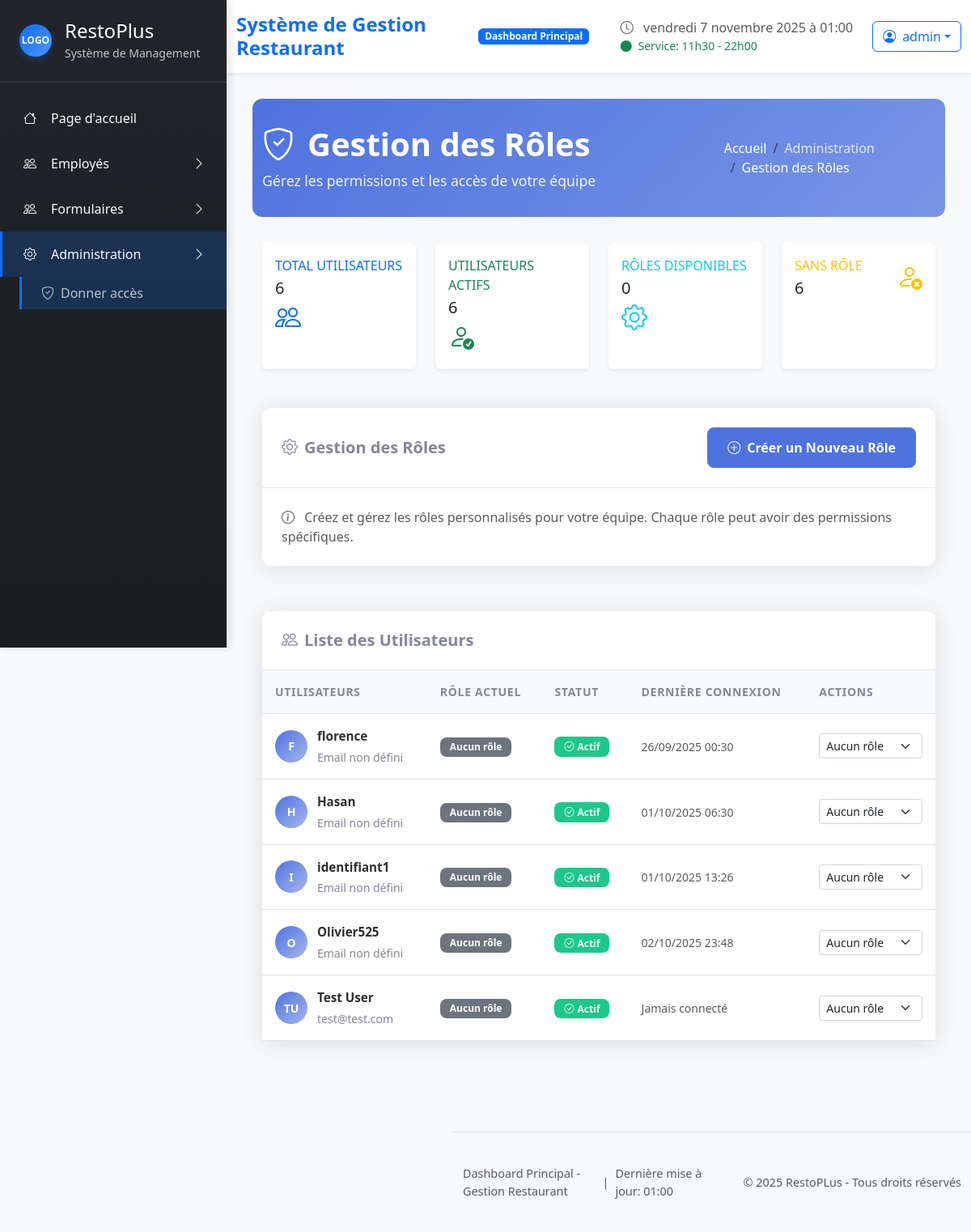
The page /admin-dashboard/ (signed in) on the database as committed earlier.
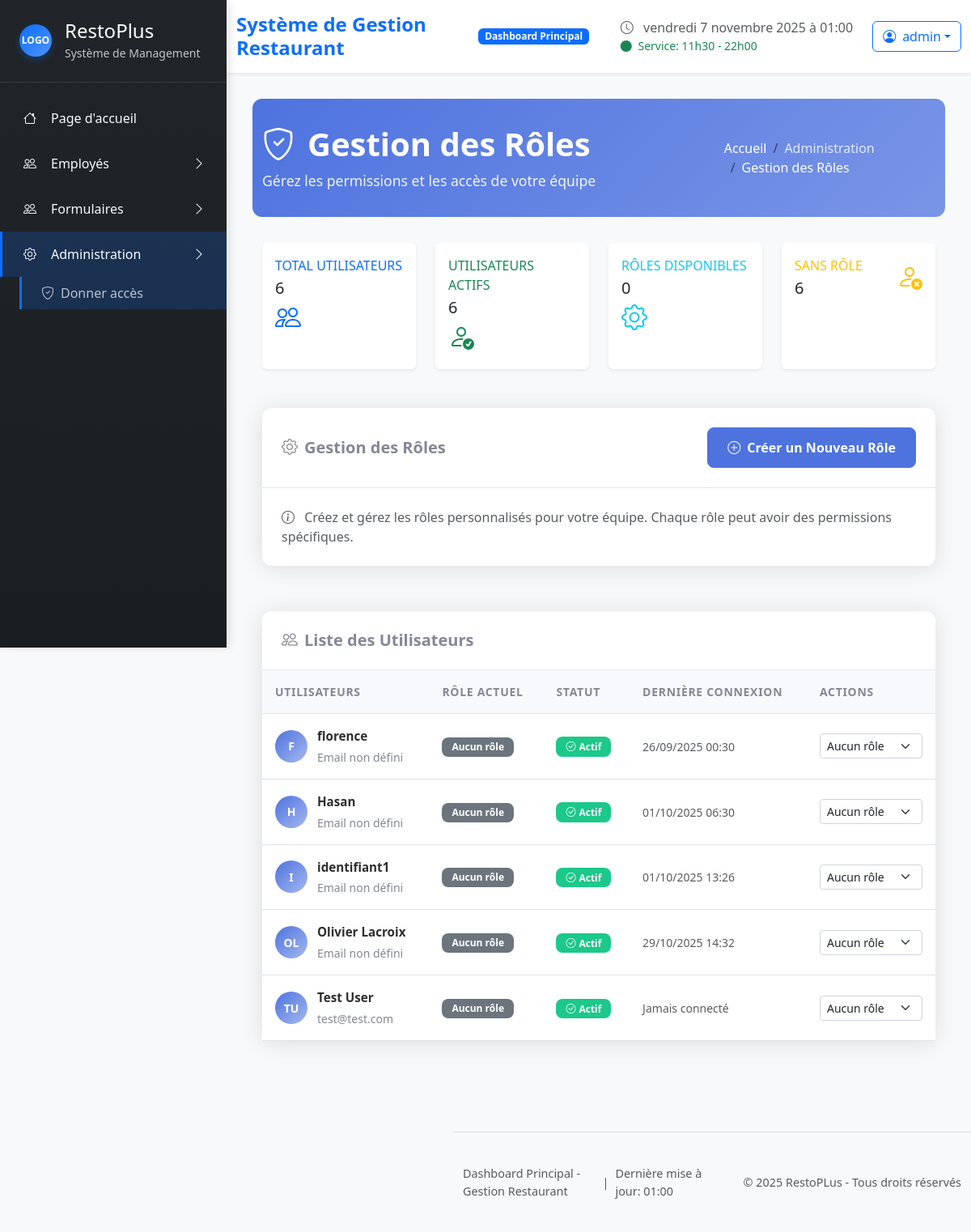
The same page on the database as committed later.
### restoplus/models.py (models this page shows, shortened)
class User(AbstractUser):
    class AvailabilityStatus(models.TextChoices):
        NOT_FILLED = "not_filled", "Non remplie"
        PENDING    = "pending",    "En attente"
        FILLED     = "filled",     "Remplie"
    availability_status = models.CharField(
        max_length=20,
        choices=AvailabilityStatus.choices,
        default=AvailabilityStatus.NOT_FILLED,
        verbose_name="Statut des disponibilités"
        )
    first_name = models.CharField(max_length=150, blank=True, verbose_name="Prénom")
    last_name = models.CharField(max_length=150, blank=True, verbose_name="Nom de famille")
    poste = models.CharField(max_length=100, blank=True, verbose_name="Poste")
    mobile = models.CharField(max_length=20,blank=True,validators=[phone_validator], verbose_name="Téléphone")
    email = models.CharField(
        max_length=254,
        blank=True,
        verbose_name="Courriel",
        validators=[email_validator]
    )
    is_manager = models.BooleanField(default=False)
    role = models.ForeignKey(Role, on_delete=models.SET_NULL, null=True, blank=True)
    def has_permission(self, permission):
        if self.is_superuser:
            return True
        if not self.role:
            return False
        return getattr(self.role, permission, False)

### restoplus/views.py (the view)
# urls.py: path('admin-dashboard/', views.admin_dashboard, name='admin_dashboard'),
def admin_dashboard(request):
    if not request.user.has_permission('can_manage_users'):
        return render(request, 'restoplus/403.html', status=403)
    users = User.objects.exclude(id=request.user.id).select_related('role')
    all_users = User.objects.all().select_related('role')  # Pour les statistiques générales
    roles = Role.objects.all()
    users_without_role = all_users.filter(role__isnull=True)
    active_users = all_users.filter(is_active=True)
    context = {
    'title': 'Tableau de bord administrateur',
    'users' : users,  # Utilisateurs sans l'utilisateur connecté
    'roles' : roles,
    'users_without_role_count': users_without_role.count(),
    'active_users_count': active_users.count(),
    'total_users_count': all_users.count(),  # Nombre total pour les statistiques
    }
    return render(request, "restoplus/admin_dashboard.html", context)

### restoplus/templates/restoplus/admin_dashboard.html (shortened to what the changed rows need)
{% extends "restoplus/base.html" %}
{% load static %}
{% block content %}
<div class="admin-dashboard">
  <div class="admin-dashboard__header">
    <div class="container-fluid">
      <div class="row align-items-center">
        <div class="col-md-8">
          <h1><i class="bi bi-shield-check me-3"></i>Gestion des Rôles</h1>
        </div>
      </div>
    </div>
  </div>
  <div class="container-fluid">
    <div class="admin-dashboard__card">
      <div class="card-body p-0">
        {% if users %}
        <div class="table-responsive">
          <table class="table admin-dashboard__table">
            <thead>
              <tr>
                <th>Utilisateurs</th>
                <th>Rôle Actuel</th>
                <th>Statut</th>
                <th>Dernière Connexion</th>
                <th>Actions</th>
              </tr>
            </thead>
            <tbody>
              {% for user in users %}
              <tr>
                <td>
                  <div class="user-info">
                    <div class="user-avatar">
                      {{ user.first_name|first|default:user.username|first }}{{ user.last_name|first|default:"" }}
                    </div>
                    <div class="user-details">
                      <div class="user-name">{{ user.get_full_name|default:user.username }}</div>
                      <div class="user-email">{{ user.email|default:"Email non défini" }}</div>
                    </div>
                  </div>
                </td>
                <td>
                  {% if user.role %}
                    <span class="badge bg-primary">
                      {{ user.role.name }}
                    </span>
                  {% else %}
                    <span class="badge admin-dashboard__badge--no-role">Aucun rôle</span>
                  {% endif %}
                </td>
                <td>
                  {% if user.is_active %}
                    <span class="badge admin-dashboard__badge--active">
                      <i class="bi bi-check-circle me-1"></i>Actif
                    </span>
                  {% else %}
                    <span class="badge admin-dashboard__badge--inactive">
                      <i class="bi bi-x-circle me-1"></i>Inactif
                    </span>
                  {% endif %}
                </td>
                <td>
                  <small class="text-muted">
                    {% if user.last_login %}
                      {{ user.last_login|date:"d/m/Y H:i" }}
                    {% else %}
                      Jamais connecté
                    {% endif %}
                  </small>
                </td>
                <td>
                  <div class="admin-dashboard__role-selector">
                    <form method="POST" action="{% url 'manage_user_role' user.id %}" class="d-inline">
                      <select name="role_id" class="form-select form-select-sm" onchange="this.form.submit()">
                        <option value="">Aucun rôle</option>
                      </select>
                    </form>
                  </div>
                </td>
              </tr>
              {% endfor %}
            </tbody>
          </table>
        </div>
        {% endif %}
      </div>
    </div>
  </div>
</div>
{% endblock %}

Rows that differ between the two databases and show on the page:
changed User: last_name|first (not shown) → "L"; get_full_name "Olivier525" → "Olivier Lacroix"; last_login "02/10/2025 23:48" → "29/10/2025 14:32"
